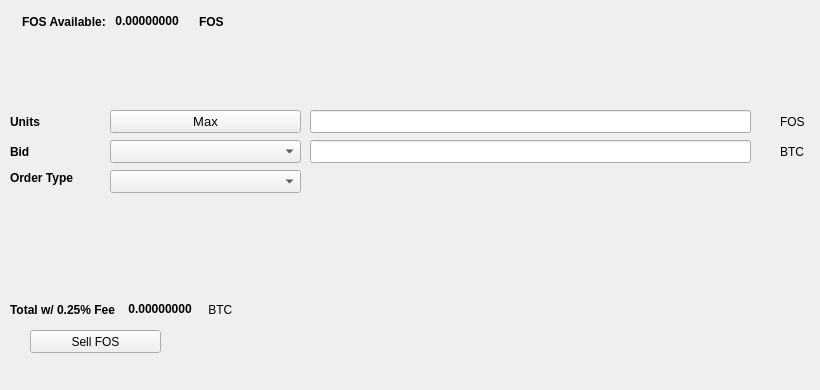
   <widget class="QWidget" name="SellTab">
    <attribute name="title">
     <string>Sell</string>
    </attribute>
    <widget class="QLabel" name="label_16">
     <property name="geometry">
      <rect>
       <x>780</x>
       <y>140</y>
       <width>31</width>
       <height>23</height>
      </rect>
     </property>
     <property name="text">
      <string>BTC</string>
     </property>
    </widget>
    <widget class="QComboBox" name="SellBidcomboBox">
     <property name="geometry">
      <rect>
       <x>110</x>
       <y>140</y>
       <width>191</width>
       <height>23</height>
      </rect>
     </property>
     <property name="font">
      <font>
       <pointsize>10</pointsize>
      </font>
     </property>
    </widget>
    <widget class="QLabel" name="label_18">
     <property name="geometry">
      <rect>
       <x>10</x>
       <y>110</y>
       <width>46</width>
       <height>23</height>
      </rect>
     </property>
     <property name="font">
      <font>
       <weight>75</weight>
       <bold>true</bold>
      </font>
     </property>
     <property name="text">
      <string>Units</string>
     </property>
    </widget>
    <widget class="QPushButton" name="Sell_Max_Amount">
     <property name="geometry">
      <rect>
       <x>110</x>
       <y>110</y>
       <width>191</width>
       <height>23</height>
      </rect>
     </property>
     <property name="font">
      <font>
       <pointsize>10</pointsize>
      </font>
     </property>
     <property name="text">
      <string>Max</string>
     </property>
    </widget>
    <widget class="QLabel" name="label_20">
     <property name="geometry">
      <rect>
       <x>10</x>
       <y>170</y>
       <width>91</width>
       <height>16</height>
      </rect>
     </property>
     <property name="font">
      <font>
       <weight>75</weight>
       <bold>true</bold>
      </font>
     </property>
     <property name="text">
      <string>Order Type</string>
     </property>
    </widget>
    <widget class="QComboBox" name="SellOrdertypeCombo">
     <property name="geometry">
      <rect>
       <x>110</x>
       <y>170</y>
       <width>191</width>
       <height>23</height>
      </rect>
     </property>
     <property name="font">
      <font>
       <pointsize>10</pointsize>
      </font>
     </property>
    </widget>
    <widget class="QLabel" name="label_21">
     <property name="geometry">
      <rect>
       <x>10</x>
       <y>140</y>
       <width>46</width>
       <height>23</height>
      </rect>
     </property>
     <property name="font">
      <font>
       <weight>75</weight>
       <bold>true</bold>
      </font>
     </property>
     <property name="text">
      <string>Bid</string>
     </property>
    </widget>
    <widget class="QLabel" name="label_22">
     <property name="geometry">
      <rect>
       <x>780</x>
       <y>110</y>
       <width>31</width>
       <height>23</height>
      </rect>
     </property>
     <property name="text">
      <string>FOS</string>
     </property>
    </widget>
    <widget class="QLineEdit" name="UnitsInputFOS">
     <property name="geometry">
      <rect>
       <x>310</x>
       <y>110</y>
       <width>441</width>
       <height>23</height>
      </rect>
     </property>
     <property name="font">
      <font>
       <pointsize>9</pointsize>
       <weight>75</weight>
       <bold>true</bold>
      </font>
     </property>
    </widget>
    <widget class="QLineEdit" name="SellBidPriceEdit">
     <property name="geometry">
      <rect>
       <x>310</x>
       <y>140</y>
       <width>441</width>
       <height>23</height>
      </rect>
     </property>
     <property name="font">
      <font>
       <pointsize>9</pointsize>
       <weight>75</weight>
       <bold>true</bold>
      </font>
     </property>
    </widget>
    <widget class="QPushButton" name="SellFOSBTN">
     <property name="geometry">
      <rect>
       <x>30</x>
       <y>330</y>
       <width>131</width>
       <height>23</height>
      </rect>
     </property>
     <property name="text">
      <string>Sell FOS</string>
     </property>
     <property name="icon">
      <iconset resource="../fossilcoin">
       <normaloff>:/icons/bitcoin</normaloff>:/icons/bitcoin</iconset>
     </property>
    </widget>
    <widget class="QWidget" name="layoutWidget3">
     <property name="geometry">
      <rect>
       <x>22</x>
       <y>12</y>
       <width>258</width>
       <height>19</height>
      </rect>
     </property>
     <layout class="QHBoxLayout" name="horizontalLayout">
      <item>
       <widget class="QLabel" name="label232_2">
        <property name="font">
         <font>
          <weight>75</weight>
          <bold>true</bold>
         </font>
        </property>
        <property name="text">
         <string>FOS Available:</string>
        </property>
       </widget>
      </item>
      <item>
       <widget class="QLabel" name="FOSAvailableLabel">
        <property name="palette">
         <palette>
          <active>
           <colorrole role="WindowText">
            <brush brushstyle="SolidPattern">
             <color alpha="255">
              <red>0</red>
              <green>0</green>
              <blue>0</blue>
             </color>
            </brush>
           </colorrole>
           <colorrole role="Button">
            <brush brushstyle="SolidPattern">
             <color alpha="255">
              <red>0</red>
              <green>170</green>
              <blue>0</blue>
             </color>
            </brush>
           </colorrole>
           <colorrole role="Light">
            <brush brushstyle="SolidPattern">
             <color alpha="255">
              <red>0</red>
              <green>255</green>
              <blue>0</blue>
             </color>
            </brush>
           </colorrole>
           <colorrole role="Midlight">
            <brush brushstyle="SolidPattern">
             <color alpha="255">
              <red>0</red>
              <green>212</green>
              <blue>0</blue>
             </color>
            </brush>
           </colorrole>
           <colorrole role="Dark">
            <brush brushstyle="SolidPattern">
             <color alpha="255">
              <red>0</red>
              <green>85</green>
              <blue>0</blue>
             </color>
            </brush>
           </colorrole>
           <colorrole role="Mid">
            <brush brushstyle="SolidPattern">
             <color alpha="255">
              <red>0</red>
              <green>113</green>
              <blue>0</blue>
             </color>
            </brush>
           </colorrole>
           <colorrole role="Text">
            <brush brushstyle="SolidPattern">
             <color alpha="255">
              <red>0</red>
              <green>170</green>
              <blue>0</blue>
             </color>
            </brush>
           </colorrole>
           <colorrole role="BrightText">
            <brush brushstyle="SolidPattern">
             <color alpha="255">
              <red>255</red>
              <green>255</green>
              <blue>255</blue>
             </color>
            </brush>
           </colorrole>
           <colorrole role="ButtonText">
            <brush brushstyle="SolidPattern">
             <color alpha="255">
              <red>0</red>
              <green>0</green>
              <blue>0</blue>
             </color>
            </brush>
           </colorrole>
           <colorrole role="Base">
            <brush brushstyle="SolidPattern">
             <color alpha="255">
              <red>255</red>
              <green>255</green>
              <blue>255</blue>
             </color>
            </brush>
           </colorrole>
           <colorrole role="Window">
            <brush brushstyle="SolidPattern">
             <color alpha="255">
              <red>0</red>
              <green>170</green>
              <blue>0</blue>
             </color>
            </brush>
           </colorrole>
           <colorrole role="Shadow">
            <brush brushstyle="SolidPattern">
             <color alpha="255">
              <red>0</red>
              <green>0</green>
              <blue>0</blue>
             </color>
            </brush>
           </colorrole>
           <colorrole role="AlternateBase">
            <brush brushstyle="SolidPattern">
             <color alpha="255">
              <red>127</red>
              <green>212</green>
              <blue>127</blue>
             </color>
            </brush>
           </colorrole>
           <colorrole role="ToolTipBase">
            <brush brushstyle="SolidPattern">
             <color alpha="255">
              <red>255</red>
              <green>255</green>
              <blue>220</blue>
             </color>
            </brush>
           </colorrole>
           <colorrole role="ToolTipText">
            <brush brushstyle="SolidPattern">
             <color alpha="255">
              <red>0</red>
              <green>0</green>
              <blue>0</blue>
             </color>
            </brush>
           </colorrole>
          </active>
          <inactive>
           <colorrole role="WindowText">
            <brush brushstyle="SolidPattern">
             <color alpha="255">
              <red>0</red>
              <green>0</green>
              <blue>0</blue>
             </color>
            </brush>
           </colorrole>
           <colorrole role="Button">
            <brush brushstyle="SolidPattern">
             <color alpha="255">
              <red>0</red>
              <green>170</green>
              <blue>0</blue>
             </color>
            </brush>
           </colorrole>
           <colorrole role="Light">
            <brush brushstyle="SolidPattern">
             <color alpha="255">
              <red>0</red>
              <green>255</green>
              <blue>0</blue>
             </color>
            </brush>
           </colorrole>
           <colorrole role="Midlight">
            <brush brushstyle="SolidPattern">
             <color alpha="255">
              <red>0</red>
              <green>212</green>
              <blue>0</blue>
             </color>
            </brush>
           </colorrole>
           <colorrole role="Dark">
            <brush brushstyle="SolidPattern">
             <color alpha="255">
              <red>0</red>
              <green>85</green>
              <blue>0</blue>
             </color>
            </brush>
           </colorrole>
           <colorrole role="Mid">
            <brush brushstyle="SolidPattern">
             <color alpha="255">
              <red>0</red>
              <green>113</green>
              <blue>0</blue>
             </color>
            </brush>
           </colorrole>
           <colorrole role="Text">
            <brush brushstyle="SolidPattern">
             <color alpha="255">
              <red>0</red>
              <green>170</green>
              <blue>0</blue>
             </color>
            </brush>
           </colorrole>
           <colorrole role="BrightText">
            <brush brushstyle="SolidPattern">
             <color alpha="255">
              <red>255</red>
              <green>255</green>
              <blue>255</blue>
             </color>
            </brush>
           </colorrole>
           <colorrole role="ButtonText">
            <brush brushstyle="SolidPattern">
             <color alpha="255">
              <red>0</red>
              <green>0</green>
              <blue>0</blue>
             </color>
            </brush>
           </colorrole>
           <colorrole role="Base">
            <brush brushstyle="SolidPattern">
             <color alpha="255">
              <red>255</red>
              <green>255</green>
              <blue>255</blue>
             </color>
            </brush>
           </colorrole>
           <colorrole role="Window">
            <brush brushstyle="SolidPattern">
             <color alpha="255">
              <red>0</red>
              <green>170</green>
              <blue>0</blue>
             </color>
            </brush>
           </colorrole>
           <colorrole role="Shadow">
            <brush brushstyle="SolidPattern">
             <color alpha="255">
              <red>0</red>
              <green>0</green>
              <blue>0</blue>
             </color>
            </brush>
           </colorrole>
           <colorrole role="AlternateBase">
            <brush brushstyle="SolidPattern">
             <color alpha="255">
              <red>127</red>
              <green>212</green>
              <blue>127</blue>
             </color>
            </brush>
           </colorrole>
           <colorrole role="ToolTipBase">
            <brush brushstyle="SolidPattern">
             <color alpha="255">
              <red>255</red>
              <green>255</green>
              <blue>220</blue>
             </color>
            </brush>
           </colorrole>
           <colorrole role="ToolTipText">
            <brush brushstyle="SolidPattern">
             <color alpha="255">
              <red>0</red>
              <green>0</green>
              <blue>0</blue>
             </color>
            </brush>
           </colorrole>
          </inactive>
          <disabled>
           <colorrole role="WindowText">
            <brush brushstyle="SolidPattern">
             <color alpha="255">
              <red>0</red>
              <green>85</green>
              <blue>0</blue>
             </color>
            </brush>
           </colorrole>
           <colorrole role="Button">
            <brush brushstyle="SolidPattern">
             <color alpha="255">
              <red>0</red>
              <green>170</green>
              <blue>0</blue>
             </color>
            </brush>
           </colorrole>
           <colorrole role="Light">
            <brush brushstyle="SolidPattern">
             <color alpha="255">
              <red>0</red>
              <green>255</green>
              <blue>0</blue>
             </color>
            </brush>
           </colorrole>
           <colorrole role="Midlight">
            <brush brushstyle="SolidPattern">
             <color alpha="255">
              <red>0</red>
              <green>212</green>
              <blue>0</blue>
             </color>
            </brush>
           </colorrole>
           <colorrole role="Dark">
            <brush brushstyle="SolidPattern">
             <color alpha="255">
              <red>0</red>
              <green>85</green>
              <blue>0</blue>
             </color>
            </brush>
           </colorrole>
           <colorrole role="Mid">
            <brush brushstyle="SolidPattern">
             <color alpha="255">
              <red>0</red>
              <green>113</green>
              <blue>0</blue>
             </color>
            </brush>
           </colorrole>
           <colorrole role="Text">
            <brush brushstyle="SolidPattern">
             <color alpha="255">
              <red>0</red>
              <green>85</green>
              <blue>0</blue>
             </color>
            </brush>
           </colorrole>
           <colorrole role="BrightText">
            <brush brushstyle="SolidPattern">
             <color alpha="255">
              <red>255</red>
              <green>255</green>
              <blue>255</blue>
             </color>
            </brush>
           </colorrole>
           <colorrole role="ButtonText">
            <brush brushstyle="SolidPattern">
             <color alpha="255">
              <red>0</red>
              <green>85</green>
              <blue>0</blue>
             </color>
            </brush>
           </colorrole>
           <colorrole role="Base">
            <brush brushstyle="SolidPattern">
             <color alpha="255">
              <red>0</red>
              <green>170</green>
              <blue>0</blue>
             </color>
            </brush>
           </colorrole>
           <colorrole role="Window">
            <brush brushstyle="SolidPattern">
             <color alpha="255">
              <red>0</red>
              <green>170</green>
              <blue>0</blue>
             </color>
            </brush>
           </colorrole>
           <colorrole role="Shadow">
            <brush brushstyle="SolidPattern">
             <color alpha="255">
              <red>0</red>
              <green>0</green>
              <blue>0</blue>
             </color>
            </brush>
           </colorrole>
           <colorrole role="AlternateBase">
            <brush brushstyle="SolidPattern">
             <color alpha="255">
              <red>0</red>
              <green>170</green>
              <blue>0</blue>
             </color>
            </brush>
           </colorrole>
           <colorrole role="ToolTipBase">
            <brush brushstyle="SolidPattern">
             <color alpha="255">
              <red>255</red>
              <green>255</green>
              <blue>220</blue>
             </color>
            </brush>
           </colorrole>
           <colorrole role="ToolTipText">
            <brush brushstyle="SolidPattern">
             <color alpha="255">
              <red>0</red>
              <green>0</green>
              <blue>0</blue>
             </color>
            </brush>
           </colorrole>
          </disabled>
         </palette>
        </property>
        <property name="font">
         <font>
          <weight>75</weight>
          <bold>true</bold>
         </font>
        </property>
        <property name="text">
         <string> 0.00000000 </string>
        </property>
        <property name="textInteractionFlags">
         <set>Qt::LinksAccessibleByMouse|Qt::TextSelectableByKeyboard|Qt::TextSelectableByMouse</set>
        </property>
       </widget>
      </item>
      <item>
       <widget class="QLabel" name="labelFOS">
        <property name="font">
         <font>
          <weight>75</weight>
          <bold>true</bold>
         </font>
        </property>
        <property name="text">
         <string>FOS</string>
        </property>
       </widget>
      </item>
     </layout>
    </widget>
    <widget class="QWidget" name="layoutWidget">
     <property name="geometry">
      <rect>
       <x>10</x>
       <y>300</y>
       <width>268</width>
       <height>19</height>
      </rect>
     </property>
     <layout class="QHBoxLayout" name="horizontalLayout_2">
      <item>
       <widget class="QLabel" name="label_19">
        <property name="font">
         <font>
          <weight>75</weight>
          <bold>true</bold>
         </font>
        </property>
        <property name="text">
         <string>Total w/ 0.25% Fee </string>
        </property>
       </widget>
      </item>
      <item>
       <widget class="QLabel" name="SellCostLabel">
        <property name="palette">
         <palette>
          <active>
           <colorrole role="WindowText">
            <brush brushstyle="SolidPattern">
             <color alpha="255">
              <red>0</red>
              <green>0</green>
              <blue>0</blue>
             </color>
            </brush>
           </colorrole>
           <colorrole role="Button">
            <brush brushstyle="SolidPattern">
             <color alpha="255">
              <red>0</red>
              <green>170</green>
              <blue>0</blue>
             </color>
            </brush>
           </colorrole>
           <colorrole role="Light">
            <brush brushstyle="SolidPattern">
             <color alpha="255">
              <red>0</red>
              <green>255</green>
              <blue>0</blue>
             </color>
            </brush>
           </colorrole>
           <colorrole role="Midlight">
            <brush brushstyle="SolidPattern">
             <color alpha="255">
              <red>0</red>
              <green>212</green>
              <blue>0</blue>
             </color>
            </brush>
           </colorrole>
           <colorrole role="Dark">
            <brush brushstyle="SolidPattern">
             <color alpha="255">
              <red>0</red>
              <green>85</green>
              <blue>0</blue>
             </color>
            </brush>
           </colorrole>
           <colorrole role="Mid">
            <brush brushstyle="SolidPattern">
             <color alpha="255">
              <red>0</red>
              <green>113</green>
              <blue>0</blue>
             </color>
            </brush>
           </colorrole>
           <colorrole role="Text">
            <brush brushstyle="SolidPattern">
             <color alpha="255">
              <red>0</red>
              <green>170</green>
              <blue>0</blue>
             </color>
            </brush>
           </colorrole>
           <colorrole role="BrightText">
            <brush brushstyle="SolidPattern">
             <color alpha="255">
              <red>255</red>
              <green>255</green>
              <blue>255</blue>
             </color>
            </brush>
           </colorrole>
           <colorrole role="ButtonText">
            <brush brushstyle="SolidPattern">
             <color alpha="255">
              <red>0</red>
              <green>0</green>
              <blue>0</blue>
             </color>
            </brush>
           </colorrole>
           <colorrole role="Base">
            <brush brushstyle="SolidPattern">
             <color alpha="255">
              <red>255</red>
              <green>255</green>
              <blue>255</blue>
             </color>
            </brush>
           </colorrole>
           <colorrole role="Window">
            <brush brushstyle="SolidPattern">
             <color alpha="255">
              <red>0</red>
              <green>170</green>
              <blue>0</blue>
             </color>
            </brush>
           </colorrole>
           <colorrole role="Shadow">
            <brush brushstyle="SolidPattern">
             <color alpha="255">
              <red>0</red>
              <green>0</green>
              <blue>0</blue>
             </color>
            </brush>
           </colorrole>
           <colorrole role="AlternateBase">
            <brush brushstyle="SolidPattern">
             <color alpha="255">
              <red>127</red>
              <green>212</green>
              <blue>127</blue>
             </color>
            </brush>
           </colorrole>
           <colorrole role="ToolTipBase">
            <brush brushstyle="SolidPattern">
             <color alpha="255">
              <red>255</red>
              <green>255</green>
              <blue>220</blue>
             </color>
            </brush>
           </colorrole>
           <colorrole role="ToolTipText">
            <brush brushstyle="SolidPattern">
             <color alpha="255">
              <red>0</red>
              <green>0</green>
              <blue>0</blue>
             </color>
            </brush>
           </colorrole>
          </active>
          <inactive>
           <colorrole role="WindowText">
            <brush brushstyle="SolidPattern">
             <color alpha="255">
              <red>0</red>
              <green>0</green>
              <blue>0</blue>
             </color>
            </brush>
           </colorrole>
           <colorrole role="Button">
            <brush brushstyle="SolidPattern">
             <color alpha="255">
              <red>0</red>
              <green>170</green>
              <blue>0</blue>
             </color>
            </brush>
           </colorrole>
           <colorrole role="Light">
            <brush brushstyle="SolidPattern">
             <color alpha="255">
              <red>0</red>
              <green>255</green>
              <blue>0</blue>
             </color>
            </brush>
           </colorrole>
           <colorrole role="Midlight">
            <brush brushstyle="SolidPattern">
             <color alpha="255">
              <red>0</red>
              <green>212</green>
              <blue>0</blue>
             </color>
            </brush>
           </colorrole>
           <colorrole role="Dark">
            <brush brushstyle="SolidPattern">
             <color alpha="255">
              <red>0</red>
              <green>85</green>
              <blue>0</blue>
             </color>
            </brush>
           </colorrole>
           <colorrole role="Mid">
            <brush brushstyle="SolidPattern">
             <color alpha="255">
              <red>0</red>
              <green>113</green>
              <blue>0</blue>
             </color>
            </brush>
           </colorrole>
           <colorrole role="Text">
            <brush brushstyle="SolidPattern">
             <color alpha="255">
              <red>0</red>
              <green>170</green>
              <blue>0</blue>
             </color>
            </brush>
           </colorrole>
           <colorrole role="BrightText">
            <brush brushstyle="SolidPattern">
             <color alpha="255">
              <red>255</red>
              <green>255</green>
              <blue>255</blue>
             </color>
            </brush>
           </colorrole>
           <colorrole role="ButtonText">
            <brush brushstyle="SolidPattern">
             <color alpha="255">
              <red>0</red>
              <green>0</green>
              <blue>0</blue>
             </color>
            </brush>
           </colorrole>
           <colorrole role="Base">
            <brush brushstyle="SolidPattern">
             <color alpha="255">
              <red>255</red>
              <green>255</green>
              <blue>255</blue>
             </color>
            </brush>
           </colorrole>
           <colorrole role="Window">
            <brush brushstyle="SolidPattern">
             <color alpha="255">
              <red>0</red>
              <green>170</green>
              <blue>0</blue>
             </color>
            </brush>
           </colorrole>
           <colorrole role="Shadow">
            <brush brushstyle="SolidPattern">
             <color alpha="255">
              <red>0</red>
              <green>0</green>
              <blue>0</blue>
             </color>
            </brush>
           </colorrole>
           <colorrole role="AlternateBase">
            <brush brushstyle="SolidPattern">
             <color alpha="255">
              <red>127</red>
              <green>212</green>
              <blue>127</blue>
             </color>
            </brush>
           </colorrole>
           <colorrole role="ToolTipBase">
            <brush brushstyle="SolidPattern">
             <color alpha="255">
              <red>255</red>
              <green>255</green>
              <blue>220</blue>
             </color>
            </brush>
           </colorrole>
           <colorrole role="ToolTipText">
            <brush brushstyle="SolidPattern">
             <color alpha="255">
              <red>0</red>
              <green>0</green>
              <blue>0</blue>
             </color>
            </brush>
           </colorrole>
          </inactive>
          <disabled>
           <colorrole role="WindowText">
            <brush brushstyle="SolidPattern">
             <color alpha="255">
              <red>0</red>
              <green>85</green>
              <blue>0</blue>
             </color>
            </brush>
           </colorrole>
           <colorrole role="Button">
            <brush brushstyle="SolidPattern">
             <color alpha="255">
              <red>0</red>
              <green>170</green>
              <blue>0</blue>
             </color>
            </brush>
           </colorrole>
           <colorrole role="Light">
            <brush brushstyle="SolidPattern">
             <color alpha="255">
              <red>0</red>
              <green>255</green>
              <blue>0</blue>
             </color>
            </brush>
           </colorrole>
           <colorrole role="Midlight">
            <brush brushstyle="SolidPattern">
             <color alpha="255">
              <red>0</red>
              <green>212</green>
              <blue>0</blue>
             </color>
            </brush>
           </colorrole>
           <colorrole role="Dark">
            <brush brushstyle="SolidPattern">
             <color alpha="255">
              <red>0</red>
              <green>85</green>
              <blue>0</blue>
             </color>
            </brush>
           </colorrole>
           <colorrole role="Mid">
            <brush brushstyle="SolidPattern">
             <color alpha="255">
              <red>0</red>
              <green>113</green>
              <blue>0</blue>
             </color>
            </brush>
           </colorrole>
           <colorrole role="Text">
            <brush brushstyle="SolidPattern">
             <color alpha="255">
              <red>0</red>
              <green>85</green>
              <blue>0</blue>
             </color>
            </brush>
           </colorrole>
           <colorrole role="BrightText">
            <brush brushstyle="SolidPattern">
             <color alpha="255">
              <red>255</red>
              <green>255</green>
              <blue>255</blue>
             </color>
            </brush>
           </colorrole>
           <colorrole role="ButtonText">
            <brush brushstyle="SolidPattern">
             <color alpha="255">
              <red>0</red>
              <green>85</green>
              <blue>0</blue>
             </color>
            </brush>
           </colorrole>
           <colorrole role="Base">
            <brush brushstyle="SolidPattern">
             <color alpha="255">
              <red>0</red>
              <green>170</green>
              <blue>0</blue>
             </color>
            </brush>
           </colorrole>
           <colorrole role="Window">
            <brush brushstyle="SolidPattern">
             <color alpha="255">
              <red>0</red>
              <green>170</green>
              <blue>0</blue>
             </color>
            </brush>
           </colorrole>
           <colorrole role="Shadow">
            <brush brushstyle="SolidPattern">
             <color alpha="255">
              <red>0</red>
              <green>0</green>
              <blue>0</blue>
             </color>
            </brush>
           </colorrole>
           <colorrole role="AlternateBase">
            <brush brushstyle="SolidPattern">
             <color alpha="255">
              <red>0</red>
              <green>170</green>
              <blue>0</blue>
             </color>
            </brush>
           </colorrole>
           <colorrole role="ToolTipBase">
            <brush brushstyle="SolidPattern">
             <color alpha="255">
              <red>255</red>
              <green>255</green>
              <blue>220</blue>
             </color>
            </brush>
           </colorrole>
           <colorrole role="ToolTipText">
            <brush brushstyle="SolidPattern">
             <color alpha="255">
              <red>0</red>
              <green>0</green>
              <blue>0</blue>
             </color>
            </brush>
           </colorrole>
          </disabled>
         </palette>
        </property>
        <property name="font">
         <font>
          <weight>75</weight>
          <bold>true</bold>
         </font>
        </property>
        <property name="autoFillBackground">
         <bool>false</bool>
        </property>
        <property name="text">
         <string> 0.00000000</string>
        </property>
        <property name="textInteractionFlags">
         <set>Qt::LinksAccessibleByMouse|Qt::TextSelectableByMouse</set>
        </property>
       </widget>
      </item>
      <item>
       <widget class="QLabel" name="label_17">
        <property name="font">
         <font>
          <weight>50</weight>
          <bold>false</bold>
         </font>
        </property>
        <property name="text">
         <string> BTC</string>
        </property>
       </widget>
      </item>
     </layout>
    </widget>
    <widget class="QLabel" name="label_23">
     <property name="geometry">
      <rect>
       <x>460</x>
       <y>300</y>
       <width>281</width>
       <height>81</height>
      </rect>
     </property>
     <property name="text">
      <string/>
     </property>
     <property name="pixmap">
      <pixmap>:/images/bittrex</pixmap>
     </property>
    </widget>
   </widget>
